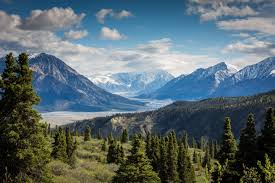
#> input picture mountain.jpg, 275 x 183 px
$ python cartoonify.py
#> lines starting #> are read from the running program, lines starting #| are printed output that depends on the picture; after the words box and inside, x2 and y2 are one past the last pixel; in counts of white or black regions, pixels touching at a corner belong together
import cv2
import numpy as np

img = cv2.imread("mountain.jpg")
#> img is the input picture: shape (183, 275, 3); mean B, G, R 110.2, 104.9, 88.6

# 1) Edges
gray = cv2.cvtColor(img, cv2.COLOR_BGR2GRAY)
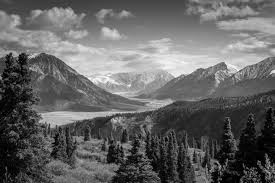
#> gray: shape (183, 275); min 0, max 254, mean 100.6
gray = cv2.medianBlur(gray, 5)
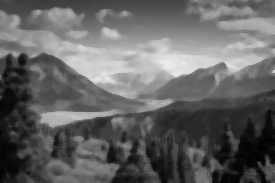
#> gray: shape (183, 275); min 1, max 238, mean 99.8
edges = cv2.adaptiveThreshold(gray, 255, cv2.ADAPTIVE_THRESH_MEAN_C, cv2.THRESH_BINARY, 9 , 9)
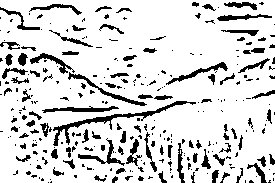
#> edges: shape (183, 275); 84.6% white; 294 black regions (202 under 20 px), largest, box (x1, y1, x2, y2) and area: (53, 101, 196, 146) 672, (68, 72, 147, 106) 301, (42, 106, 119, 113) 269

# 2) Color
color = cv2.bilateralFilter(img, 9, 100, 100)
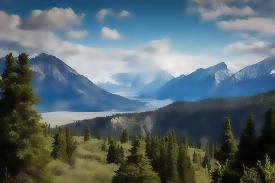
#> color: shape (183, 275, 3); mean B, G, R 110, 104.6, 88.3

# 3) Cartoon
cartoon = cv2.bitwise_and(color, color, mask=edges)
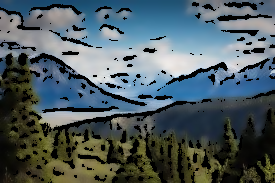
#> cartoon: shape (183, 275, 3); mean B, G, R 96.8, 92, 77.8


cv2.imshow("Cartoon", cartoon)
cv2.waitKey(33)
input('')

$ run again, with elonmusk.jpg copied over mountain.jpg
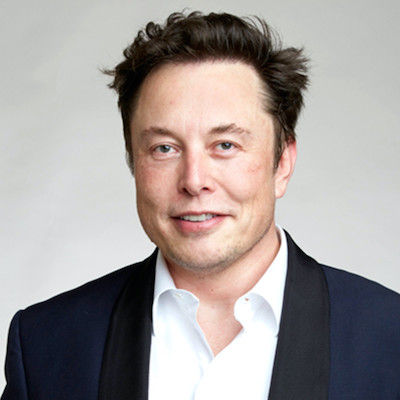
#> input picture elonmusk.jpg, 400 x 400 px
#> img is the input picture: shape (400, 400, 3); mean B, G, R 154.1, 156, 162.9
#> `edges = cv2.adaptiveThreshold(gray, 255, cv2.ADAPTIVE_THRESH_MEAN_C, c..`:
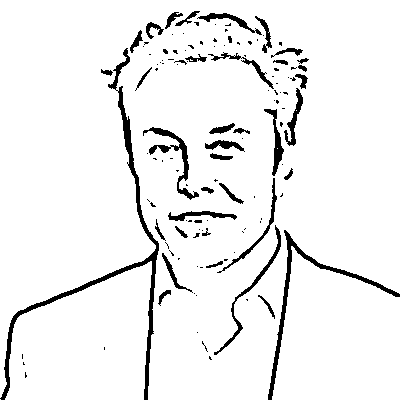
#> edges: shape (400, 400); 93.9% white; 125 black regions (85 under 20 px), largest, box (x1, y1, x2, y2) and area: (0, 48, 159, 400) 2625, (268, 230, 400, 400) 1239, (143, 127, 199, 200) 678
#> `cartoon = cv2.bitwise_and(color, color, mask=edges)`:
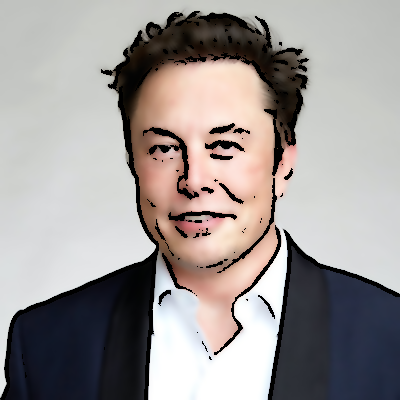
#> cartoon: shape (400, 400, 3); mean B, G, R 150, 151.6, 157.3

$ run again, with img_example.jpg copied over mountain.jpg
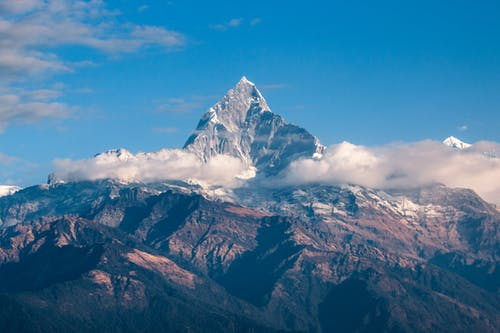
#> input picture img_example.jpg, 500 x 333 px
#> img is the input picture: shape (333, 500, 3); mean B, G, R 155.1, 120.5, 68.2
#> `edges = cv2.adaptiveThreshold(gray, 255, cv2.ADAPTIVE_THRESH_MEAN_C, c..`:
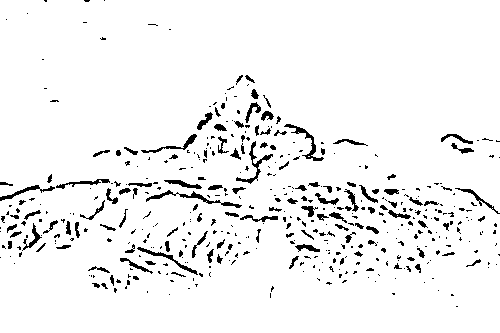
#> edges: shape (333, 500); 94.7% white; 449 black regions (321 under 20 px), largest, box (x1, y1, x2, y2) and area: (146, 190, 242, 208) 307, (284, 124, 324, 161) 253, (236, 141, 273, 184) 249
#> `cartoon = cv2.bitwise_and(color, color, mask=edges)`:
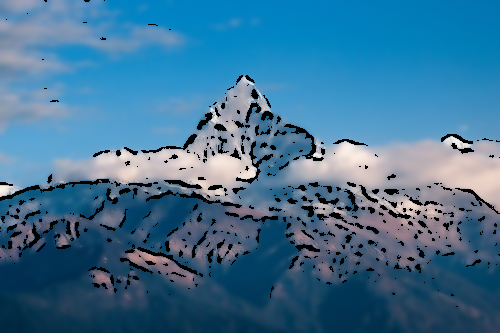
#> cartoon: shape (333, 500, 3); mean B, G, R 147.9, 114.7, 64

$ run again, with jeff.jpg copied over mountain.jpg
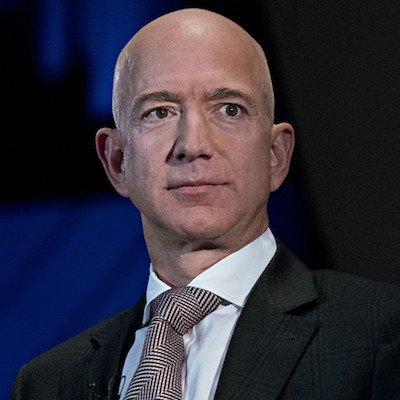
#> input picture jeff.jpg, 400 x 400 px
#> img is the input picture: shape (400, 400, 3); mean B, G, R 60.9, 48.7, 52
#> `edges = cv2.adaptiveThreshold(gray, 255, cv2.ADAPTIVE_THRESH_MEAN_C, c..`:
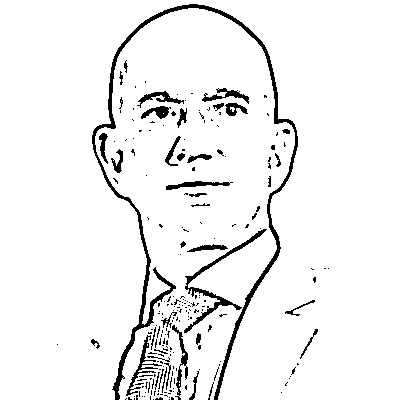
#> edges: shape (400, 400); 94.3% white; 222 black regions (181 under 20 px), largest, box (x1, y1, x2, y2) and area: (92, 4, 298, 400) 3888, (184, 229, 267, 333) 815, (126, 335, 162, 396) 340
#> `cartoon = cv2.bitwise_and(color, color, mask=edges)`:
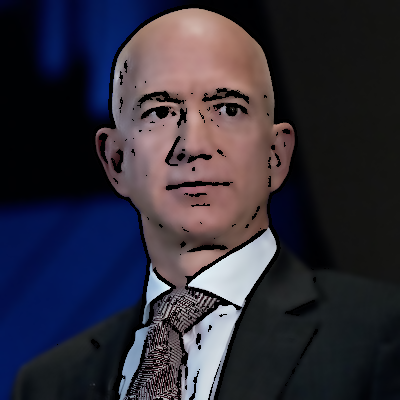
#> cartoon: shape (400, 400, 3); mean B, G, R 57.2, 45.6, 48.5
